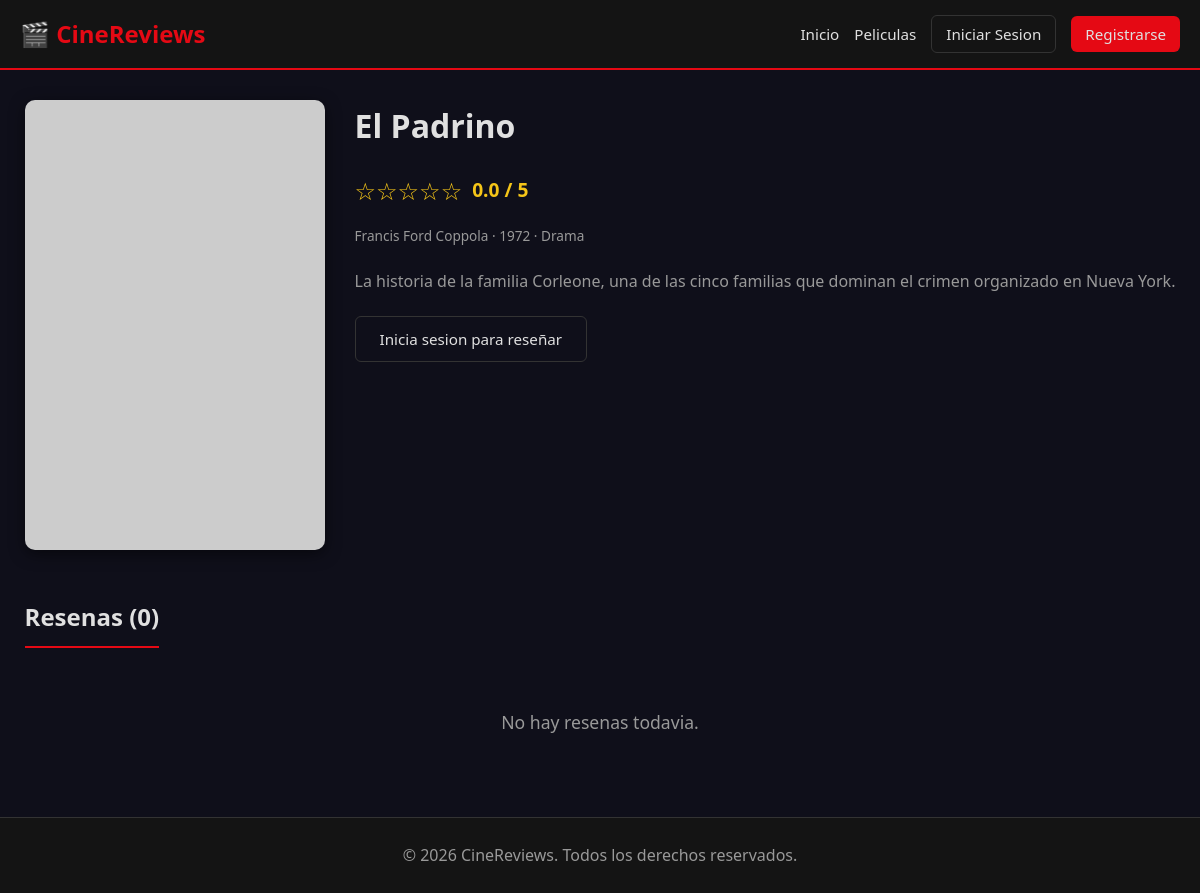
Page /pages/movie.php?id=1 on the committed database.
### tables this page shows
CREATE TABLE movies (
    id INT AUTO_INCREMENT PRIMARY KEY,
    title VARCHAR(200) NOT NULL,
    synopsis TEXT NOT NULL,
    director VARCHAR(100) NOT NULL,
    release_year INT NOT NULL,
    genre VARCHAR(100) NOT NULL,
    poster_url VARCHAR(500) DEFAULT NULL,
    rating_avg DECIMAL(3,2) DEFAULT 0.00,
    created_at TIMESTAMP DEFAULT CURRENT_TIMESTAMP
);

### config/database.php (called while the page is built, shortened)
<?php
function getConnection() {
    static $pdo = null;
    if ($pdo === null) {
        try {
            $dsn = "mysql:host=" . DB_HOST . ";dbname=" . DB_NAME . ";charset=utf8mb4";
            $pdo = new PDO($dsn, DB_USER, DB_PASS, [
                PDO::ATTR_ERRMODE => PDO::ERRMODE_EXCEPTION,
                PDO::ATTR_DEFAULT_FETCH_MODE => PDO::FETCH_ASSOC,
                PDO::ATTR_EMULATE_PREPARES => false,
            ]);
        } catch (PDOException $e) {
            die("Error de conexion: " . $e->getMessage());
        }
    }
    return $pdo;
}

### models/Movie.php (called while the page is built, shortened)
<?php
require_once __DIR__ . '/../config/database.php';
class Movie {
    private $db;
    public function __construct() {
        $this->db = getConnection();
    }
    public function findById($id) {
        $stmt = $this->db->prepare("SELECT * FROM movies WHERE id = ?");
        $stmt->execute([$id]);
        return $stmt->fetch();
    }
}

### includes/auth.php (called while the page is built, shortened)
<?php
function isLoggedIn() {
    return isset($_SESSION['user_id']);
}
function sanitize($input) {
    return htmlspecialchars(trim($input), ENT_QUOTES, 'UTF-8');
}

### models/Review.php (called while the page is built, shortened)
<?php
require_once __DIR__ . '/../config/database.php';
class Review {
    private $db;
    public function __construct() {
        $this->db = getConnection();
    }
    public function getByMovie($movieId) {
        $sql = "SELECT r.*, u.username FROM reviews r
                JOIN users u ON r.user_id = u.id
                WHERE r.movie_id = ?
                ORDER BY r.created_at DESC";
        $stmt = $this->db->prepare($sql);
        $stmt->execute([$movieId]);
        return $stmt->fetchAll();
    }
}

### pages/movie.php (the view, shortened to what this page needs)
<?php
require_once __DIR__ . '/../models/Movie.php';
require_once __DIR__ . '/../models/Review.php';
require_once __DIR__ . '/../includes/auth.php';
$movieModel = new Movie();
$reviewModel = new Review();
$id = $_GET['id'] ?? null;
$movie = $movieModel->findById($id);
$reviews = $reviewModel->getByMovie($id);
$hasReviewed = isLoggedIn() ? $reviewModel->hasUserReviewed($_SESSION['user_id'], $id) : false;
require_once __DIR__ . '/../includes/header.php';
?>
<div class="movie-detail">
    <div class="movie-detail-poster">
        <img src="<?= sanitize($movie['poster_url'] ?: 'https://via.placeholder.com/300x450?text=' . urlencode($movie['title'])) ?>"
             alt="<?= sanitize($movie['title']) ?>">
    </div>
    <div class="movie-detail-info">
        <h1><?= sanitize($movie['title']) ?></h1>
        <div class="rating-large">
            <span class="stars"><?= str_repeat('&#9733;', round($movie['rating_avg'])) ?><?= str_repeat('&#9734;', 5 - round($movie['rating_avg'])) ?></span>
            <span class="rating-num"><?= number_format($movie['rating_avg'], 1) ?> / 5</span>
        </div>
        <p class="meta"><?= sanitize($movie['director']) ?> &middot; <?= $movie['release_year'] ?> &middot; <?= sanitize($movie['genre']) ?></p>
        <p class="synopsis"><?= nl2br(sanitize($movie['synopsis'])) ?></p>
        <div class="movie-actions">
            <?php if (isLoggedIn()): ?>
                <?php if (!$hasReviewed): ?>
                    <a href="<?= APP_URL ?>/pages/add_review.php?movie_id=<?= $movie['id'] ?>" class="btn btn-primary">Escribir Resena</a>
                <?php else: ?>
                    <span class="btn btn-disabled">Ya has reseñado esta pelicula</span>
                <?php endif; ?>
            <?php else: ?>
                <a href="<?= APP_URL ?>/pages/login.php" class="btn btn-outline">Inicia sesion para reseñar</a>
            <?php endif; ?>
        </div>
    </div>
</div>
<section class="reviews-section">
    <h2>Resenas (<?= count($reviews) ?>)</h2>
    <?php if (empty($reviews)): ?>
        <p class="no-results">No hay resenas todavia.</p>
    <?php endif; ?>
</section>
<?php require_once __DIR__ . '/../includes/footer.php'; ?>

### css/style.css (style rules this page uses)
* { margin: 0; padding: 0; box-sizing: border-box; }
:root { --primary: #e50914; --primary-dark: #b20710; --dark: #141414; --dark-card: #1a1a2e; --dark-lighter: #16213e; --text: #e0e0e0; --text-muted: #999; --bg: #0f0f1a; --border: #333; --gold: #f5c518; --success: #2ecc71; --danger: #e74c3c; }
body { font-family: 'Segoe UI', Tahoma, Geneva, Verdana, sans-serif; background: var(--bg); color: var(--text); line-height: 1.6; min-height: 100vh; display: flex; flex-direction: column; }
.btn { display: inline-block; padding: 10px 24px; border-radius: 6px; font-size: 0.95rem; font-weight: 500; text-decoration: none; cursor: pointer; border: none; transition: all 0.2s; text-align: center; }
.btn-outline { background: transparent; color: var(--text); border: 1px solid var(--border); }
h1 { font-size: 2rem; margin: 30px 0 20px; }
.stars { color: var(--gold); font-size: 0.95rem; }
.rating-num { color: var(--text-muted); font-size: 0.85rem; }
.meta { color: var(--text-muted); font-size: 0.85rem; margin-bottom: 8px; }
.movie-detail { display: flex; gap: 30px; margin: 30px 0; flex-wrap: wrap; }
.movie-detail-poster img { width: 300px; border-radius: 10px; box-shadow: 0 4px 15px rgba(0,0,0,0.5); }
.movie-detail-info { flex: 1; min-width: 300px; }
.movie-detail-info h1 { margin-top: 0; }
.rating-large { display: flex; align-items: center; gap: 10px; margin: 15px 0; }
.rating-large .stars { font-size: 1.5rem; }
.rating-large .rating-num { font-size: 1.2rem; font-weight: bold; color: var(--gold); }
.synopsis { color: var(--text-muted); margin: 20px 0; line-height: 1.8; }
.movie-actions { display: flex; gap: 10px; flex-wrap: wrap; margin-top: 20px; }
.reviews-section { margin: 40px 0; }
.reviews-section h2 { margin-bottom: 20px; padding-bottom: 10px; border-bottom: 2px solid var(--primary); display: inline-block; }
.no-results { text-align: center; padding: 40px; color: var(--text-muted); font-size: 1.1rem; }

### rows in the picture
movies: title "El Padrino", rating_avg "☆☆☆☆☆", rating_avg "0.0", director "Francis Ford Coppola", release_year "1972", genre "Drama", synopsis "La historia de la familia Corleone, una de las cinco familias que dominan el crimen organizado en Nueva York."

### other values in the picture
count($reviews) "0"
